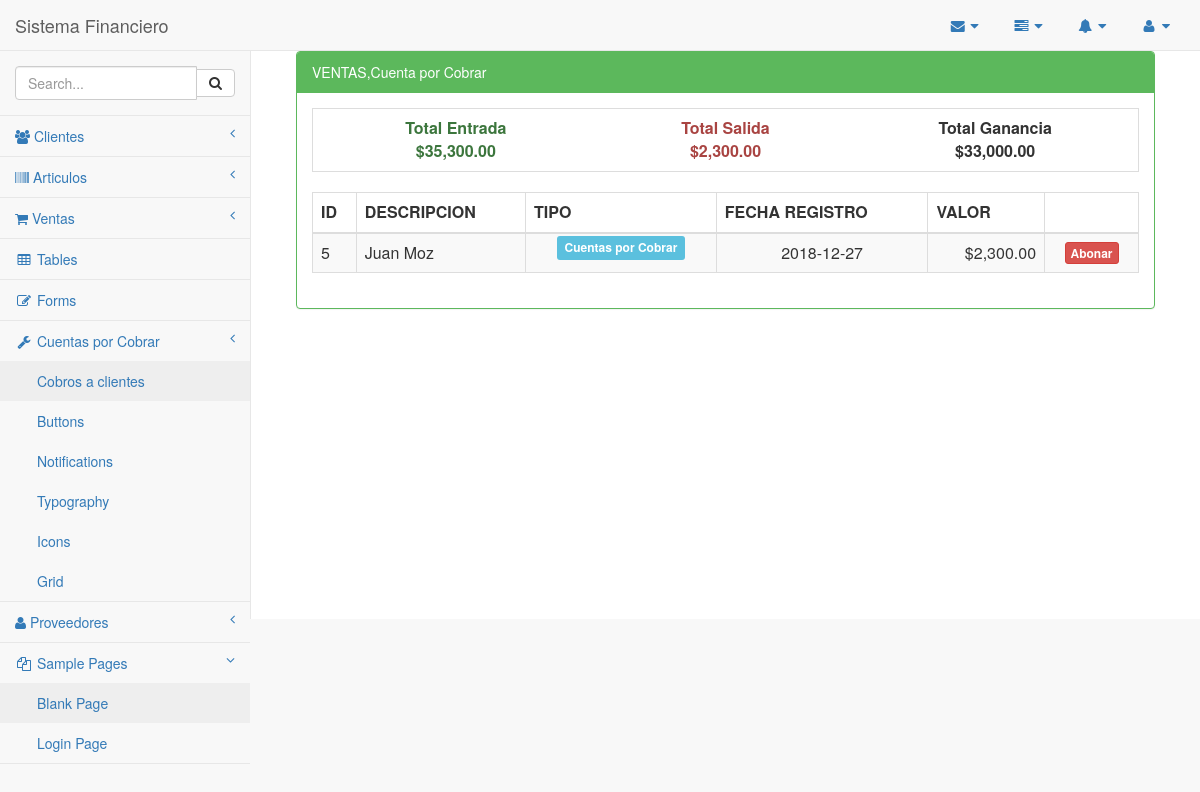
Before: /cxc/cobros.php with the older database file.
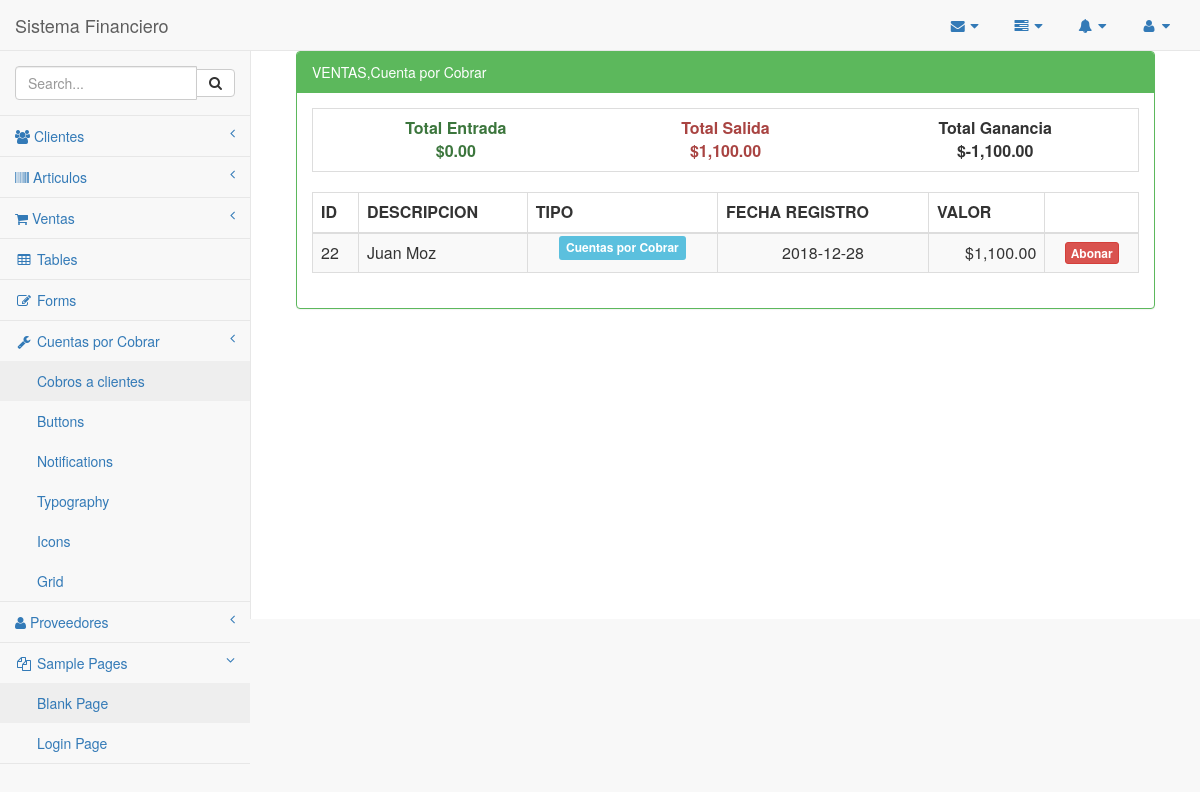
After: the same page with the newer database file.
### tables this page shows
CREATE TABLE `contable` (
  `id_contable` int(11) NOT NULL,
  `concepto1` varchar(40) DEFAULT NULL,
  `concepto2` varchar(50) DEFAULT NULL,
  `tipo` varchar(20) DEFAULT NULL,
  `valor` varchar(20) DEFAULT NULL,
  `fecha` date DEFAULT NULL,
  `hora` time DEFAULT NULL,
  `clase` varchar(20) DEFAULT NULL,
  `interes` float DEFAULT NULL,
  `cuota` float DEFAULT NULL,
  `to_interes` float DEFAULT NULL
);

CREATE TABLE `tb_cliente` (
  `id_cliente` int(11) NOT NULL,
  `nombre_cliente` varchar(40) DEFAULT NULL,
  `dir_cliente` varchar(100) DEFAULT NULL,
  `dui` varchar(15) DEFAULT NULL,
  `tel` varchar(15) DEFAULT NULL
);

### funciones.php (called while the page is built, shortened)
<?php
function formato($valor){
		return number_format($valor,2,".",",");
	}
        ?>

### cxc/cobros.php (the view, shortened to what this page needs)
<?php
include_once '../conexion/php_conexion.php';
include_once '../funciones.php';
include_once '../Plantilla/encabezado.php';
  include_once '../Plantilla/menuLateral.php';
?>
        <div id="page-wrapper">
            <div class="container-fluid">
               <div class="row">
                <div class="col-md-12">
                    <div class="panel panel-green">
                        <div class="panel-heading">
                 VENTAS,Cuenta por Cobrar
                        </div>
                        <div class="panel-body">
                         <table class="table table-bordered">
                                <tr>
                                    <td>
                                        <?php
                                            $salida=0;$entrada=0;$cxp=0;$cxc=0;
                                            $sql=mysqli_query($conexion,"SELECT * FROM contable");
                                            while($row=mysqli_fetch_array($sql)){
                                                if($row['tipo']=='ENTRADA'){
                                                    $entrada=$entrada+$row['valor'];
                                                }elseif($row['tipo']=='SALIDA' or $row['tipo']=='CXC'){
                                                    $salida=$salida+$row['valor'];
                                                }elseif($row['tipo']=='CXP'){
                                                }
                                            }
                                        ?>
                                        <div class="row-fluid">
                                            <div class="col-md-4 text-success"  align="center">
                                                <strong>Total Entrada</strong><br>
                                                <strong><?php echo '$'.formato($entrada); ?></strong>
                                            </div>
                                            <div class="col-md-4 text-danger" align="center">
                                                <strong>Total Salida</strong><br>
                                                <strong><?php echo '$'.formato($salida); ?></strong>
                                            </div>
                                            <div class="col-md-4" align="center">
                                                <strong>Total Ganancia</strong><br>
                                                <strong><?php echo '$'.formato($entrada-$salida); ?></strong>
                                            </div>
                                        </div>
                                    </td>
                                </tr>
                            </table>
                            <div class="table-responsive">
                                <table class="table table-striped table-bordered table-hover" id="dataTables-example">
                                    <thead>
                                        <tr>
                                            <th>ID</th>
                                            <th>DESCRIPCION</th>
                                            <th>TIPO</th>
                                            <th>FECHA REGISTRO</th>
                                            <th>VALOR</th>
                                            <th></th>
                                        </tr>
                                    </thead>
                                    <tbody>
                                   <?php
                                                $sql=mysqli_query($conexion,"SELECT * FROM contable");
                                                while($row=mysqli_fetch_array($sql)){
                                                    if($row['tipo']=='ENTRADA'){
                                                        $tipo='<span class="label label-success">Entrada</span>';
                                                    }elseif($row['tipo']=='SALIDA'){
                                                        $tipo='<span class="label label-danger">SALIDA</span>';
                                                    }elseif($row['tipo']=='CXC'){
                                                        $tipo='<span class="label label-info">Cuentas por Cobrar</span>';
                                                    }elseif($row['tipo']=='CXP'){
                                                        $tipo='<span class="label label-warning">Cuentas por Pagar</span>';
                                                    }
                                                    $conCliente=(int)$row['concepto1'];
                                              $cliente = mysqli_query($conexion, "SELECT*FROM tb_cliente WHERE id_cliente='$conCliente'");
                                              while ($roww = mysqli_fetch_array($cliente)) {
                                                          $c_nombre=$roww['nombre_cliente'];
                                            ?>
                                        <tr class="odd gradeX">
                                            <td><?php echo $row['id_contable'] ?></td>
                                            <td><?php echo $c_nombre; ?></td>
                                            <td><center><?php echo $tipo; ?></center></td>
                                            <td><center><?php echo $row['fecha']; ?></center></td>
                                            <td><div align="right"><?php echo '$'.formato($row['valor']); ?></div></td>
                                                <td><?php ?>
                                                <center>
                                                <?php if($row['tipo']=='CXC'){ ?>
                                                    <a href="cxc.php?id=<?php echo $row[0]; ?>" class="btn btn btn-danger btn-xs"><strong>Abonar</strong></a>
                                                <?php }elseif($row['tipo']=='CXP'){ ?>
                                                    <a href="cxp.php?id=<?php echo $row[0]; ?>" class="btn btn btn-danger btn-xs"><strong>Abonar</strong></a>
                                                <?php } ?>
                                                </center>
                                            </td>
                                        </tr>
                                                    <?php }} ?>
                                    </tbody>
                                </table>
                            </div>
                        </div>
                    </div>
                </div>
            </div>
                </div>
        </div>
<?php
include_once '../Plantilla/inferior.php';
?>

### Plantilla/encabezado.php (shortened to what this page needs)
    <link href="../vendor/bootstrap/css/bootstrap.min.css" rel="stylesheet">
    <link href="../vendor/metisMenu/metisMenu.min.css" rel="stylesheet">
    <link href="../dist/css/sb-admin-2.css" rel="stylesheet">
    <link href="../vendor/font-awesome/css/font-awesome.min.css" rel="stylesheet" type="text/css">
<body>
    <div id="wrapper">
        <nav class="navbar navbar-default navbar-static-top" role="navigation" style="margin-bottom: 0">
            <div class="navbar-header">
                <a class="navbar-brand" href="../Inicio/index.php">Sistema Financiero</a>
            </div>
            <ul class="nav navbar-top-links navbar-right">
                <li class="dropdown">
                    <a class="dropdown-toggle" data-toggle="dropdown" href="#">
                        <i class="fa fa-envelope fa-fw"></i> <i class="fa fa-caret-down"></i>
                    </a>
                </li>
                <li class="dropdown">
                    <a class="dropdown-toggle" data-toggle="dropdown" href="#">
                        <i class="fa fa-tasks fa-fw"></i> <i class="fa fa-caret-down"></i>
                    </a>
                </li>
                <li class="dropdown">
                    <a class="dropdown-toggle" data-toggle="dropdown" href="#">
                        <i class="fa fa-bell fa-fw"></i> <i class="fa fa-caret-down"></i>
                    </a>
                </li>
                <li class="dropdown">
                    <a class="dropdown-toggle" data-toggle="dropdown" href="#">
                        <i class="fa fa-user fa-fw"></i> <i class="fa fa-caret-down"></i>
                    </a>
                </li>
            </ul>

### Plantilla/menuLateral.php (shortened to what this page needs)
<div class="navbar-default sidebar" role="navigation">
               <div class="sidebar-nav navbar-collapse">
                   <ul class="nav" id="side-menu">
                       <li class="sidebar-search">
                           <div class="input-group custom-search-form">
                               <input type="text" class="form-control" placeholder="Search...">
                               <span class="input-group-btn">
                                   <button class="btn btn-default" type="button">
                                       <i class="fa fa-search"></i>
                                   </button>
                               </span>
                           </div>
                       </li>
                       <li>
                           <a href="#"><i class="fa fa-users"></i> Clientes<span class="fa arrow"></span></a>
                       </li>
                       <li>
                           <a href="#"><i class="fa fa-barcode"></i> Articulos<span class="fa arrow"></span></a>
                       </li>
                       <li>
                           <a href="#"><i class="fa fa-shopping-cart "></i> Ventas<span class="fa arrow"></span></a>
                       </li>
                       <li>
                           <a href="tables.html"><i class="fa fa-table fa-fw"></i> Tables</a>
                       </li>
                       <li>
                           <a href="forms.html"><i class="fa fa-edit fa-fw"></i> Forms</a>
                       </li>
                       <li>
                           <a href="#"><i class="fa fa-wrench fa-fw"></i> Cuentas por Cobrar<span class="fa arrow"></span></a>
                           <ul class="nav nav-second-level">
                               <li>
                                   <a href="../cxc/cobros.php">Cobros a clientes</a>
                               </li>
                               <li>
                                   <a href="buttons.html">Buttons</a>
                               </li>
                               <li>
                                   <a href="notifications.html">Notifications</a>
                               </li>
                               <li>
                                   <a href="typography.html">Typography</a>
                               </li>
                               <li>
                                   <a href="icons.html"> Icons</a>
                               </li>
                               <li>
                                   <a href="grid.html">Grid</a>
                               </li>
                           </ul>
                       </li>
                       <li>
                           <a href="#"><i class="fa fa-user"></i> Proveedores<span class="fa arrow"></span></a>
                       </li>
                       <li class="active">
                           <a href="#"><i class="fa fa-files-o fa-fw"></i> Sample Pages<span class="fa arrow"></span></a>
                           <ul class="nav nav-second-level">
                               <li>
                                   <a class="active" href="blank.html">Blank Page</a>
                               </li>
                               <li>
                                   <a href="login.html">Login Page</a>
                               </li>
                           </ul>
                       </li>
                   </ul>
               </div>
           </div>
       </nav>

### Plantilla/inferior.php (shortened to what this page needs)
</div>
</body>

Changed rows visible on the page:
removed contable: id_contable "5", fecha "2018-12-27", valor "2,300.00", tb_cliente (nombre_cliente "Juan Moz")
added contable: id_contable "22", fecha "2018-12-28", valor "1,100.00", tb_cliente (nombre_cliente "Juan Moz")
Other visible differences:
formato($entrada): "35,300.00" → "0.00"
formato($salida): "2,300.00" → "1,100.00"
formato($entrada-$salida): "33,000.00" → "-1,100.00"
